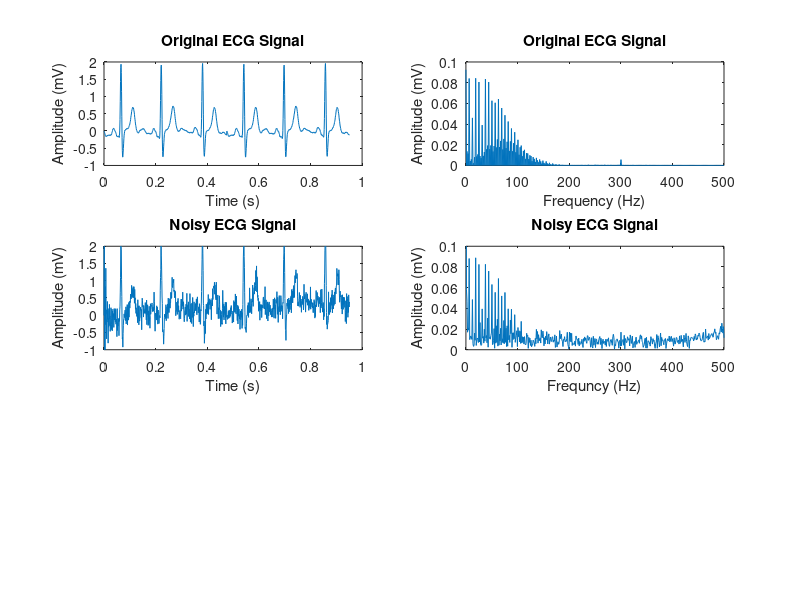

Write the MATLAB code that produced this figure. (Note: this script raises an error after producing the figure.)
%% ECG Signal Processing

% Loading the File Containing the ECG Signal
load ecg_data.dat -ascii;

% Setting Parameters of the ECG Signal
fs = 1000; % Sampling frequency (Hz)
ts = 1 / fs; % Sampling period (s)
t = (0:(length(ecg_data) - 1)) * ts; % Time vector

% Plotting the Time Domain Graph of the Original ECG Signal
figure;
subplot(3, 2, 1);
plot(t, ecg_data);
title('Original ECG Signal');
xlabel('Time (s)');
ylabel('Amplitude (mV)');

% Calculating Frequency Components of ECG Signal
frequencies = linspace(0, fs/2, floor(length(ecg_data)/2) + 1); % Positive frequency components

% Plotting Frequency Domain Graph of ECG Signal
fft_ecg_data = abs(fft(ecg_data) / length(ecg_data)); % Calculating FFT of the original ECG signal and normalizing it

subplot(3, 2, 2);
plot(frequencies, fft_ecg_data(1:floor(length(ecg_data) / 2) + 1)); % Plotting the frequency domain graph of the original ECG signal
title('Original ECG Signal');
xlabel('Frequency (Hz)');
ylabel('Amplitude (mV)');

% Creating Noise Signals
low_frequency_noise = zeros(size(t));
for f = 0.000:0.0005:0.050 % Frequencies in 0.001 Hz intervals
    low_frequency_noise = low_frequency_noise + sin(2 * pi * f * t) .* (0.05 * rand(size(t))); % Low frequency noise, below 0.05 Hz
end

high_frequency_noise = zeros(size(t));
for f = 150:1:500 % Frequencies in 1 Hz intervals
    high_frequency_noise = high_frequency_noise + sin(2 * pi * f * t) .* (0.05 * rand(size(t))); % High frequency noise, above 150 Hz
end

mains_noise = sin(2 * pi * 50 * t) .* (0.1 * rand(size(t))); % Mains noise (50 Hz)

% Generating the Noisy ECG Signal
ecg_data_noisy = ecg_data + low_frequency_noise + high_frequency_noise + mains_noise; % Noisy ECG signal

% Plotting Time Domain Graph of Noisy ECG Signal
subplot(3, 2, 3);
plot(t, ecg_data_noisy);
ylim([-1 2]);
title('Noisy ECG Signal');
xlabel('Time (s)');
ylabel('Amplitude (mV)');

% Plotting Frequency Domain Graph of Noisy ECG Signal
fft_ecg_data_noisy = abs(fft(ecg_data_noisy) / length(ecg_data_noisy)); % Calculating FFT of the noisy ECG signal and normalizing it

subplot(3, 2, 4);
plot(frequencies, fft_ecg_data_noisy(1:floor(length(ecg_data_noisy) / 2) + 1)); % Plotting the frequency domain graph of a noisy ECG signal
xlim([0 500]);
ylim([0 0.1]);
title('Noisy ECG Signal');
xlabel('Frequncy (Hz)');
ylabel('Amplitude (mV)');

% Saving Noisy ECG Signal
writematrix([t' ecg_data_noisy'], 'ecg_data_noisy.txt', 'Delimiter', '\t');

% 'ecg_data_noisy.txt' file will be given as input signal to 'filter.asc', 'filter.txt' must be exported as the output signal

% Reading Filtered ECG Signal
ecg_data_filtered = readmatrix('filter.txt');

% Setting Parameters of the ECG Signal
ts_filtered = mean(diff(ecg_data_filtered(:, 1)));
fs_filtered = 1/ts_filtered;
t_filtered = ecg_data_filtered(:, 1);

% Plotting the Time Domain of Filtered ECG Signal
subplot(3, 2, 5);
plot(t_filtered, ecg_data_filtered(:,2));
ylim([-1 2]);
title('Filtered ECG Signal');
xlabel('Time (s)');
ylabel('Amplitude (mV)');

% Calculating Frequency Components of Filtered ECG Signal
frequencies_filtered = linspace(0, fs_filtered/2, floor(length(t_filtered)/2) + 1); % Positive frequency components

% Plotting the Frequency Domain Graph of the Filtered ECG Signal
fft_ecg_data_filtered= abs(fft(ecg_data_filtered(:, 2)) / length(t_filtered)); % Calculating FFT of the filtered ECG signal and normalizing it

subplot(3, 2, 6);
plot(frequencies_filtered, fft_ecg_data_filtered(1:floor(length(t_filtered) / 2) + 1)); % Plotting the Frequency Domain Graph of the Filtered ECG Signal
xlim([0 500]);
ylim([0 0.1]);
title('Filtered ECG Signal');
xlabel('Frequency (Hz)');
ylabel('Amplitude (mV)');

% Time Domain Co-Display of Original ECG Signal and Filtered ECG Signal
figure;
plot(t, ecg_data, 'r', t_filtered, ecg_data_filtered(:,2), 'b');
title('Original and Filtered ECG Signal Time Domain Graph');
legend('Original ECG', 'Filtered ECG');
ylim([-1 2]);
xlabel('Time (s)');
ylabel('Amplitude (mV)');